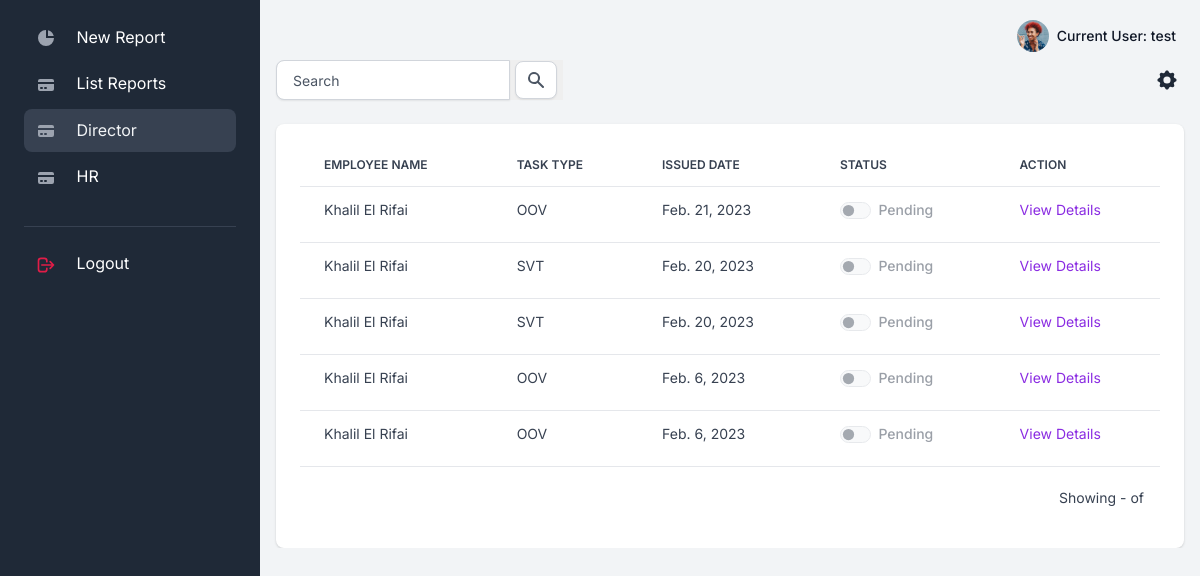
/reports/director (signed in), run on an earlier commit of the app's database.
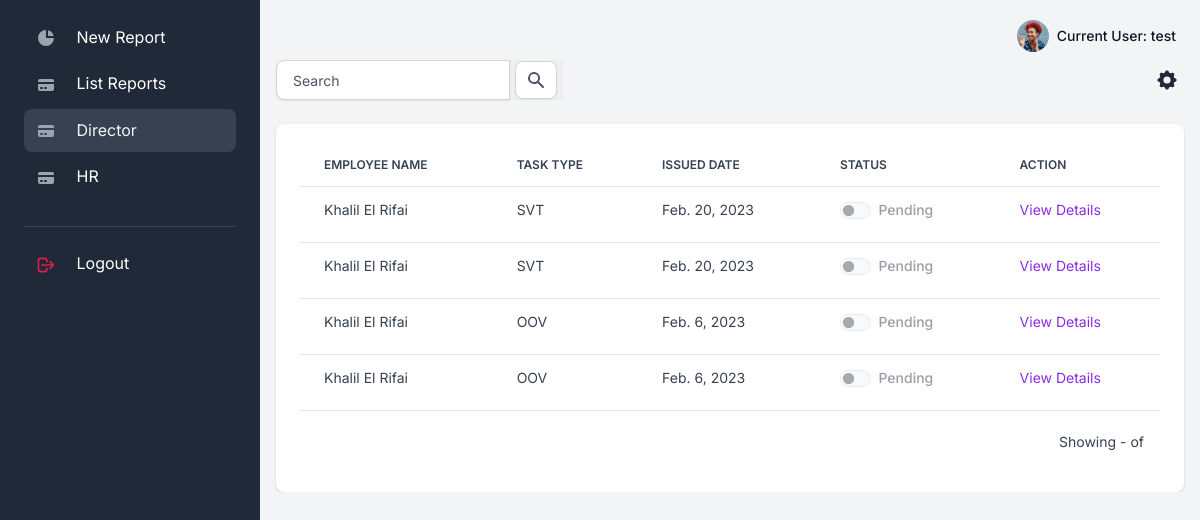
And on a later commit of the database.
### apps/reports/models.py (models this page shows, shortened)
class Report(Model):
    STATUS_CHOICES= (
    ('Pending', 'Pending'),
    ('Approved', 'Approved'),
    )
    id=AutoField(primary_key=True,editable=False)
    owner = ForeignKey(Employee,on_delete=SET_NULL,null=True)
    task_type=ForeignKey(Task_type,on_delete=SET_NULL,null=True)
    created_at=DateTimeField(auto_now_add=True)
    status=CharField(max_length=50,choices=STATUS_CHOICES,default='Pending')
    description=TextField(null=True)

class Employee(Model):
    id=AutoField(primary_key=True,editable=False)
    user = OneToOneField(User,on_delete=CASCADE)
    job_title = ForeignKey(Job_title,on_delete=SET_NULL,null=True)
    @property
    def fullname(self):
        return self.user.first_name +" "+self.user.last_name

class Task_type(Model):
    id=AutoField(primary_key=True,editable=False)
    job_title=ForeignKey(Job_title,on_delete=CASCADE,null=True)
    type = CharField(max_length=50,null=True)
    def __str__(self):
        return self.type

### apps/reports/views.py (the view)
# urls.py: path('director',views.DirectiorView.as_view(),name='director'),
class DirectiorView(LoginRequiredMixin,View):
    template_name = 'reports/director_list.html'
    def get(self,request):
        strval =  request.GET.get("search", False)
        x = get_object_or_404(Job_title,employee__user=self.request.user)
        if request.user.is_authenticated:
            if strval :
                query = Q(description__icontains=strval)
                query.add(Q(owner__user__first_name__icontains=strval), Q.OR)
                query.add(Q(owner__user__last_name__icontains=strval), Q.OR)
                query.add(Q(task_type__type__icontains=strval), Q.OR)
                query.add(Q(task_type__job_title=x), Q.AND)
                report_list = Report.objects.filter(query).select_related().order_by('-created_at')
            else :
                report_list = Report.objects.filter(task_type__job_title=x).order_by('-created_at')
            ctx={'report_list':report_list,'search': strval}
            return render(request, self.template_name, ctx)

### apps/context_processors.py (called while the page is built)
def cfg_assets_root(request):
    return { 'ASSETS_ROOT' : settings.ASSETS_ROOT }

### apps/templates/reports/director_list.html (shortened to what this page needs)
{% extends "layouts/base.html" %}
{% block content %}
{% load humanize %}
  <div class="table-settings mb-4">
      <div class="row align-items-center justify-content-between">
          <div class="col col-md-6 col-lg-3 col-xl-4">
            <form>
                <div class="input-group">
                    <input type="text" class="form-control"  placeholder="Search"  name="search"  {% if search %} value="{{ search }}" {% endif %}>
                    <button type="submit" style="border: none;">
                    <span class="input-group-text" id="basic-addon2">
                        <svg class="icon icon-xs text-gray-600" fill="currentColor" viewBox="0 0 20 20" xmlns="http://www.w3.org/2000/svg"><path fill-rule="evenodd" d="M8 4a4 4 0 100 8 4 4 0 000-8zM2 8a6 6 0 1110.89 3.476l4.817 4.817a1 1 0 01-1.414 1.414l-4.816-4.816A6 6 0 012 8z" clip-rule="evenodd"></path></svg>
                    </span>
                    </button>
                </div>
            </form>
          </div>
          <div class="col-4 col-md-2 col-xl-1 ps-md-0 text-end">
              <div class="dropdown">
                  <button class="btn btn-link text-dark dropdown-toggle dropdown-toggle-split m-0 p-1" data-bs-toggle="dropdown" aria-haspopup="true" aria-expanded="false">
                  </button>
              </div>
          </div>
      </div>
  </div>
  <div class="card card-body border-0 shadow table-wrapper table-responsive">
      <table class="table table-hover">
          <thead>
              <tr>
                  <th class="border-gray-200">Employee Name</th>
                  <th class="border-gray-200">Task Type</th>
                  <th class="border-gray-200">Issued Date</th>
                  <th class="border-gray-200">Status</th>
                  <th class="border-gray-200">Action</th>
              </tr>
          </thead>
          <tbody>
              {% if report_list%}
              {% for report in report_list %}
                        <tr>
                            <td><span class="fw-normal">{{report.owner.fullname}}</span></td>
                            <td><span class="fw-normal">{{report.task_type}}</span></td>
                            <td><span class="fw-normal">{{report.created_at|naturalday}}</span></td>
                            <td>
                                <span class="form-check form-switch">
                                    {% if report.status == 'Approved' %}
                                    <input class="form-check-input" type="checkbox" id="flexSwitchCheckChecked"  checked style="background-color: green;"  disabled>
                                    <label class="form-check-label" for="flexSwitchCheckChecked">Approved</label>
                                    {% else %}
                                    <input class="form-check-input" type="checkbox" id="flexSwitchCheckChecked" disabled>
                                    <label class="form-check-label" for="flexSwitchCheckChecked">Pending</label>
                                    {% endif %}
                                </span>
                            </td>
                            <td>
                                <a style="color:blueviolet;" href="{% url 'reports:detail' report.id %}">View Details</a>
                            </td>
                        </tr>
                {% endfor %}
              {% endif %}
          </tbody>
      </table>
      <div class="card-footer px-3 border-0 d-flex flex-column flex-lg-row align-items-center justify-content-between">
          <div class="fw-normal small mt-4 mt-lg-0">Showing {{ page_obj.start_index }}-{{ page_obj.end_index }} of {{ page_obj.paginator.count }}</div>
      </div>
  </div>
{% endblock content %}

What changed in the data, as far as the page shows it:
removed Report: owner.fullname "Khalil El Rifai", task_type "OOV", created_at "Feb. 21, 2023"
